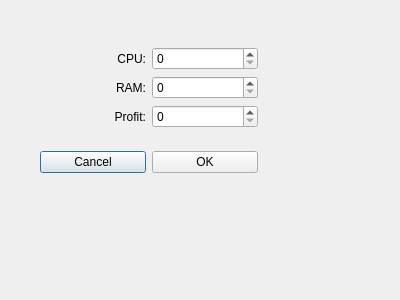
<?xml version="1.0" encoding="UTF-8"?>
<ui version="4.0">
 <class>AddTaskDialog</class>
 <widget class="QDialog" name="AddTaskDialog">
  <property name="geometry">
   <rect>
    <x>0</x>
    <y>0</y>
    <width>400</width>
    <height>300</height>
   </rect>
  </property>
  <property name="windowTitle">
   <string>Dialog</string>
  </property>
  <widget class="QWidget" name="layoutWidget">
   <property name="geometry">
    <rect>
     <x>40</x>
     <y>30</y>
     <width>218</width>
     <height>160</height>
    </rect>
   </property>
   <layout class="QVBoxLayout" name="verticalLayout">
    <item>
     <layout class="QGridLayout" name="gridLayout">
      <item row="0" column="0">
       <widget class="QLabel" name="cpuLabel">
        <property name="text">
         <string>CPU:</string>
        </property>
        <property name="alignment">
         <set>Qt::AlignmentFlag::AlignRight|Qt::AlignmentFlag::AlignTrailing|Qt::AlignmentFlag::AlignVCenter</set>
        </property>
       </widget>
      </item>
      <item row="0" column="1">
       <widget class="QSpinBox" name="cpuSpin"/>
      </item>
      <item row="2" column="1">
       <widget class="QSpinBox" name="profitSpin"/>
      </item>
      <item row="2" column="0">
       <widget class="QLabel" name="profitLabel">
        <property name="text">
         <string>Profit:</string>
        </property>
        <property name="alignment">
         <set>Qt::AlignmentFlag::AlignRight|Qt::AlignmentFlag::AlignTrailing|Qt::AlignmentFlag::AlignVCenter</set>
        </property>
       </widget>
      </item>
      <item row="1" column="1">
       <widget class="QSpinBox" name="ramSpin"/>
      </item>
      <item row="1" column="0">
       <widget class="QLabel" name="ramLabel">
        <property name="text">
         <string>RAM:</string>
        </property>
        <property name="alignment">
         <set>Qt::AlignmentFlag::AlignRight|Qt::AlignmentFlag::AlignTrailing|Qt::AlignmentFlag::AlignVCenter</set>
        </property>
       </widget>
      </item>
     </layout>
    </item>
    <item>
     <layout class="QHBoxLayout" name="horizontalLayout">
      <item>
       <widget class="QPushButton" name="cancelBtn">
        <property name="text">
         <string>Cancel</string>
        </property>
       </widget>
      </item>
      <item>
       <widget class="QPushButton" name="okBtn">
        <property name="text">
         <string>OK</string>
        </property>
       </widget>
      </item>
     </layout>
    </item>
   </layout>
  </widget>
 </widget>
 <resources/>
 <connections/>
</ui>
